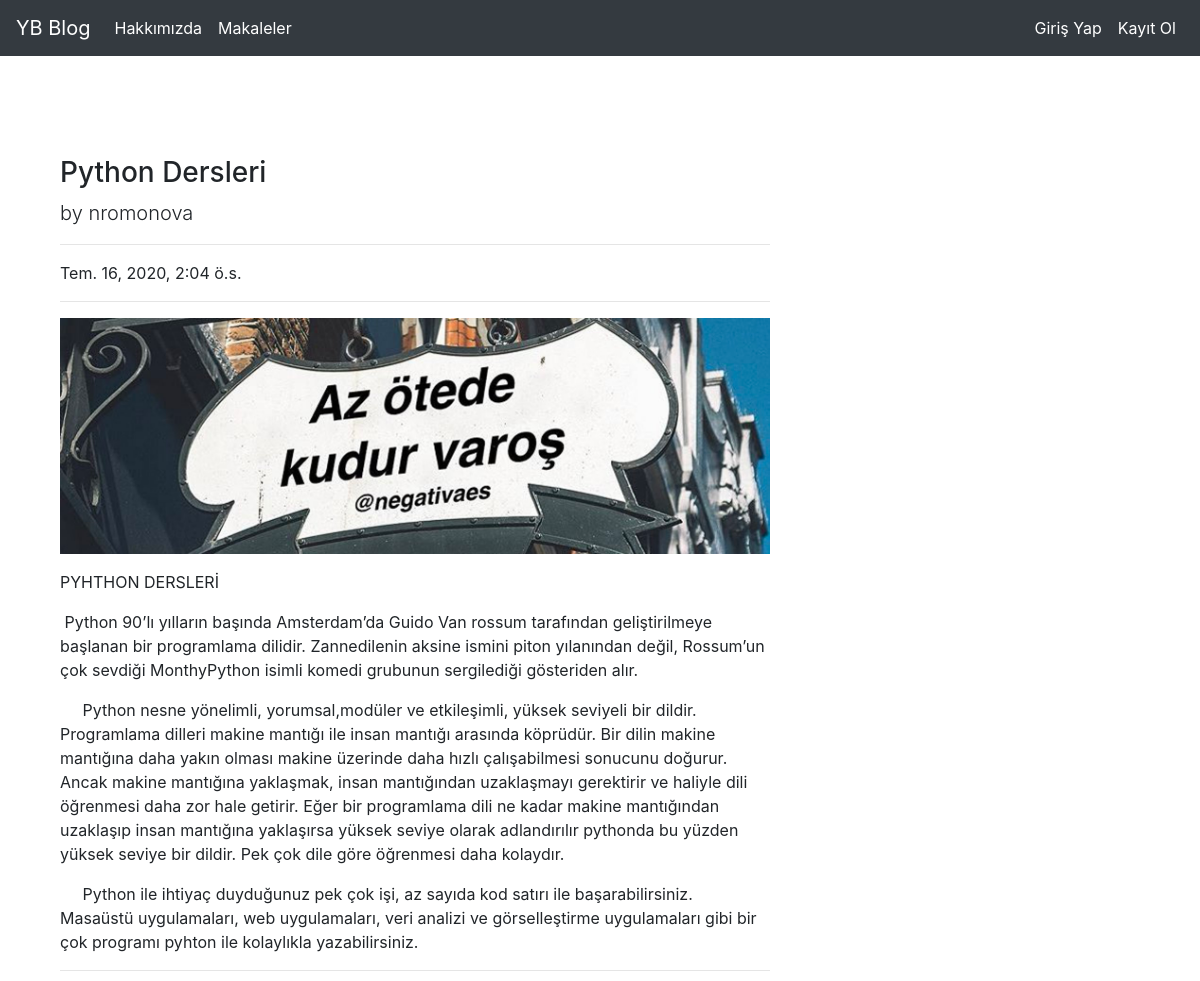
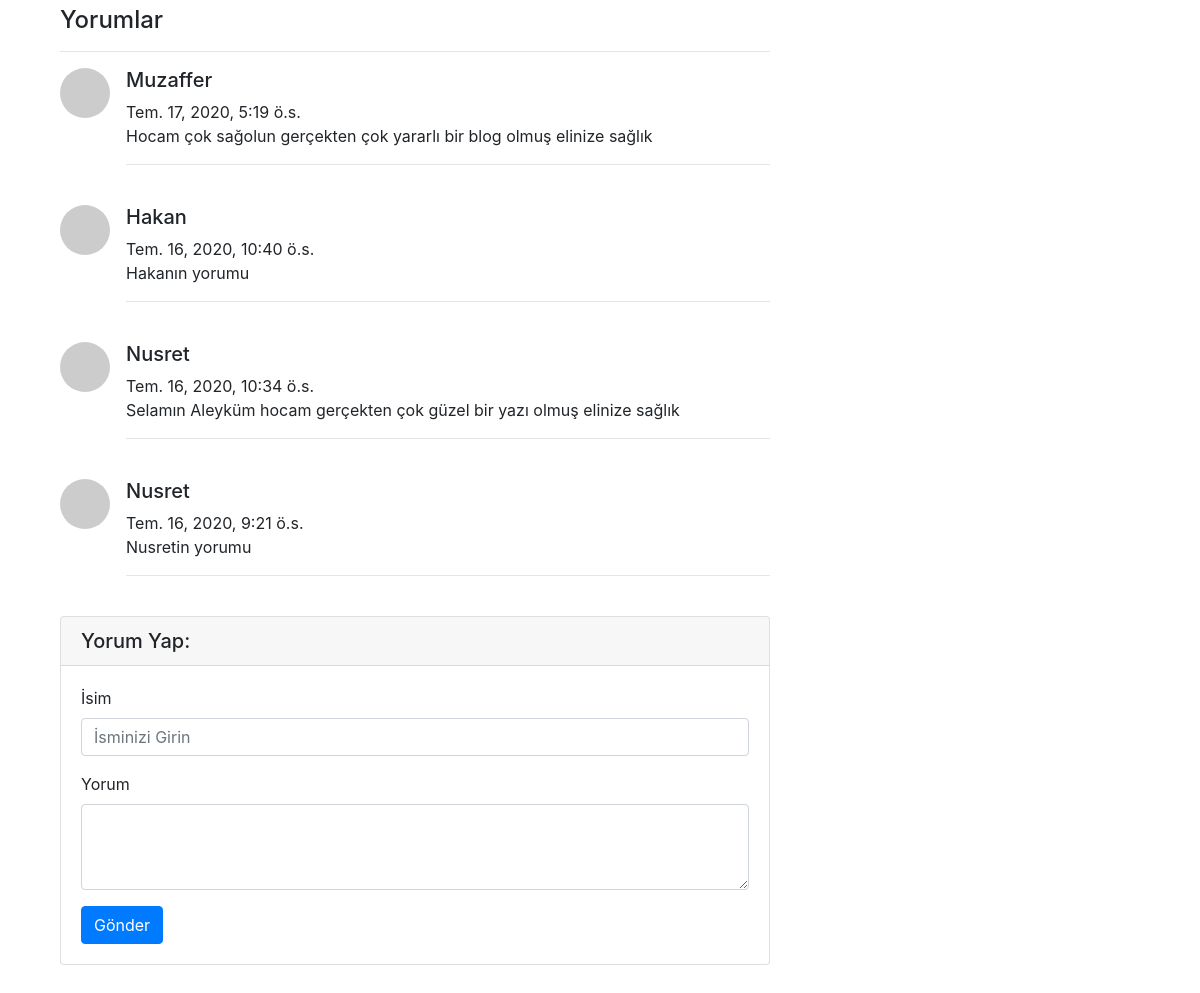
Screenshot of /articles/article/16 with the database file from the repository (2 pictures, top to bottom).
### article/models.py (models this page shows, shortened)
class Article(models.Model):
    author = models.ForeignKey("auth.User",on_delete = models.CASCADE,verbose_name = "Yazar")
    title = models.CharField(max_length= 50,verbose_name="Başlık")
    content = RichTextField(verbose_name="İçerik")
    created_date = models.DateTimeField(auto_now_add=True)
    article_image = models.FileField(blank = True,null = True,verbose_name="Makaleye Fotoğraf Ekle")
    class Meta:
        ordering = ['-created_date']

class Comment(models.Model):
    article = models.ForeignKey(Article,on_delete = models.CASCADE,verbose_name = "Makale",related_name="comments")
    comment_author = models.CharField(max_length=50,verbose_name="İsim")
    comment_content = models.CharField(max_length=200,verbose_name="Yorum")
    comment_date = models.DateTimeField(auto_now_add=True)
    class Meta:
        ordering = ['-comment_date']

### article/views.py (the view)
# urls.py: path('article/<int:id>',views.detail,name = "detail"),
def detail(request,id):
    article = get_object_or_404(Article,id = id)
    comments = article.comments.all()
    return render(request,"detail.html",{"article":article,"comments":comments})

### templates/detail.html (shortened to what this page needs)
{% extends "layout.html" %}
{% block body %}
<div class="col-md-8">
  <h3 class = "mt-4">{{article.title}}</h3>
<p class ="lead">
    by
    {{article.author}}
</p>
<hr>
    <p>{{article.created_date}}</p>
    <hr>
    {% if article.article_image %}
    <img class="img-fluid" src={{article.article_image.url}} alt="">
    {% endif %}
    <p class="lead">
        {{article.content|safe}}
    </p>
<hr>
<h4>Yorumlar</h4>
<hr>
      {% if comments %}
      {% for comment in comments %}
      <div class="media mb-4">
        <img class="d-flex mr-3 rounded-circle" src="http://placehold.it/50x50" alt="">
        <div class="media-body">
          <h5 class="mt-0">{{comment.comment_author}}</h5>
          {{comment.comment_date}} <br>
          {{comment.comment_content}}
          <hr>
        </div>
      </div>
      {% endfor %}
      {% else %}
        <div class = "alert alert-danger">
          Bu makaleye herhangi bir yorum yapılmadı
        </div>
      {% endif %}
      <div class="card my-4">
        <h5 class="card-header">Yorum Yap:</h5>
        <div class="card-body">
          <form method = "post" action = "{% url 'article:comment' article.id %}">
              <div class="form-group">
                <label for="formGroupExampleInput">İsim</label>
                <input name = "comment_author" type="text" class="form-control" id="formGroupExampleInput" placeholder="İsminizi Girin">
              </div>
            <div class="form-group">
              <label for="formGroupExampleInput">Yorum</label>
              <textarea name = "comment_content" class="form-control" rows="3"></textarea>
            </div>
            <button type="submit" class="btn btn-primary">Gönder</button>
          </form>
        </div>
      </div>
</div>
{% endblock body %}

### rows the page displays
Article: title "Python Dersleri", author "nromonova", created_date "Tem. 16, 2020, 2:04 ö.s.", article_image (picture), content "PYHTHON DERSLERİ Python 90’lı yılların başında Amsterdam’da Guido Van rossum tarafından geliştirilmeye başlanan bir programlama dilidir. Zannedilenin aksine ismini piton yılanından değil, Rossum’un çok sevdiği MonthyPython isimli komedi grubunun sergilediği gösteriden alır. Python nesne yönelimli, yorumsal,modüler ve etkileşimli, yüksek seviyeli bir dildir. Programlama dilleri makine mantığı ile insan mantığı arasında köprüdür. Bir dilin makine mantığına daha yakın olması makine üzerinde daha hızlı çalışabilmesi sonucunu doğurur. Ancak makine mantığına yaklaşmak, insan mantığından uzaklaşmayı gerektirir ve haliyle dili öğrenmesi daha zor hale getirir. Eğer bir programlama dili ne kadar…"
Comment: comment_author "Muzaffer", comment_date "Tem. 17, 2020, 5:19 ö.s.", comment_content "Hocam çok sağolun gerçekten çok yararlı bir blog olmuş elinize sağlık"
Comment: comment_author "Hakan", comment_date "Tem. 16, 2020, 10:40 ö.s.", comment_content "Hakanın yorumu"
Comment: comment_author "Nusret", comment_date "Tem. 16, 2020, 10:34 ö.s.", comment_content "Selamın Aleyküm hocam gerçekten çok güzel bir yazı olmuş elinize sağlık"
Comment: comment_author "Nusret", comment_date "Tem. 16, 2020, 9:21 ö.s.", comment_content "Nusretin yorumu"
